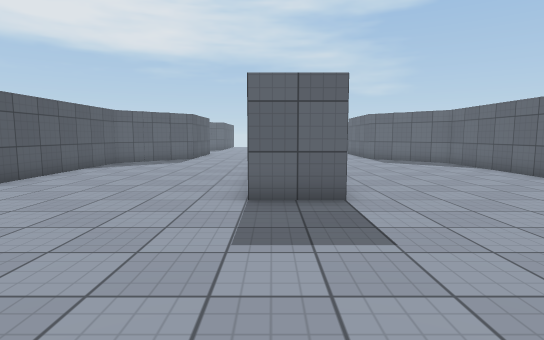
view 1 (above)

15 first-person views from a walk through a 3-D level made in the Unity game engine. The camera is 1.3 m above the floor, tilts 6° down and sees 80° across. The floor is counted in squares, 1 m on a side. Each view is taken from the middle of a square. On the plan, view 1 faces up. The plan holds only what a view shows up to about 14 squares ahead; the rest is blank. The place goes on beyond the plan. Surface patterns are stand-ins for the level's own textures.

view 2
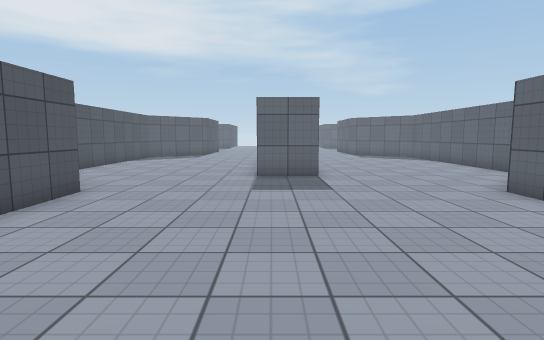

view 3
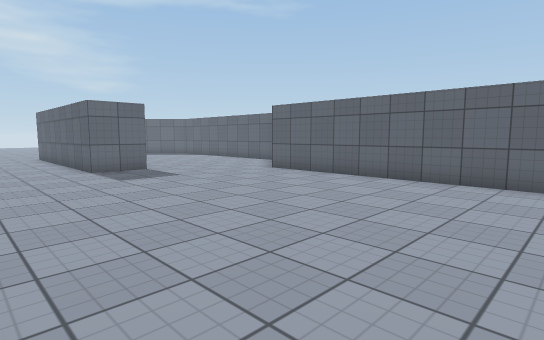

view 4
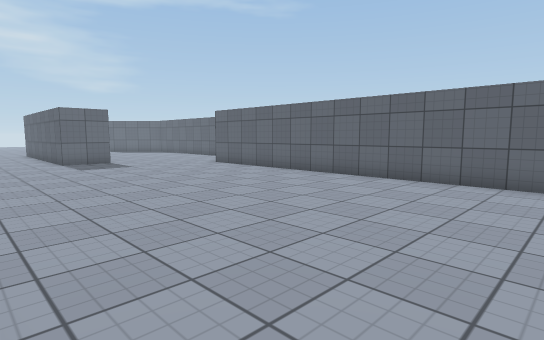

view 5
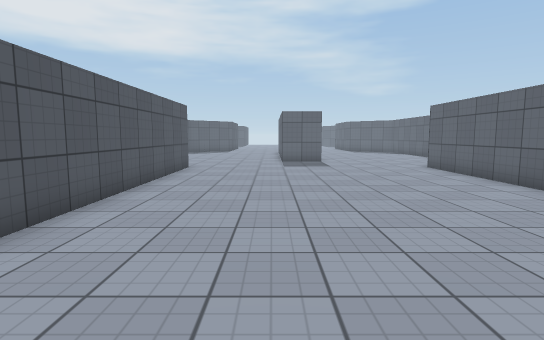

view 6
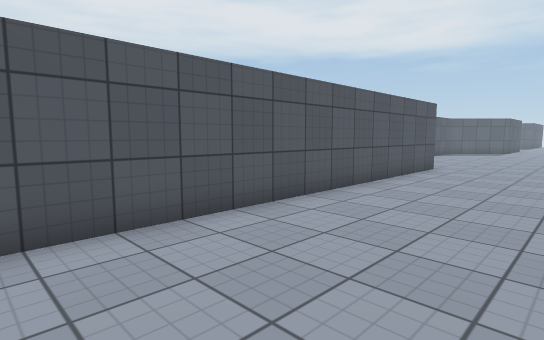

view 7
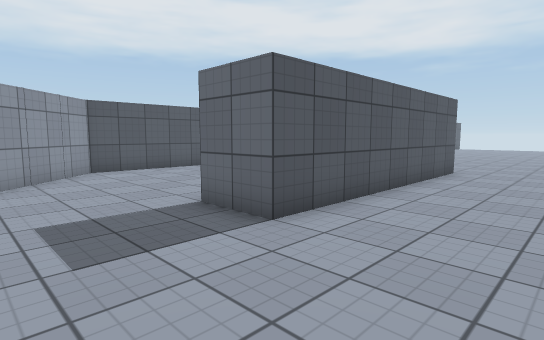

view 8
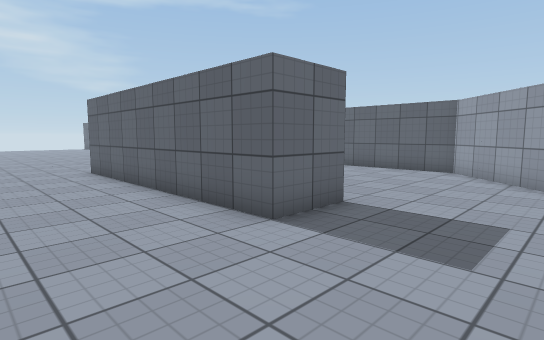

view 9
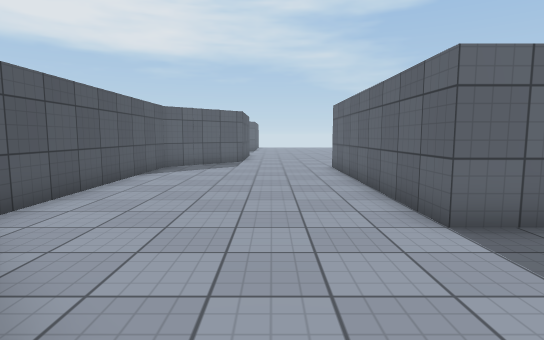

view 10
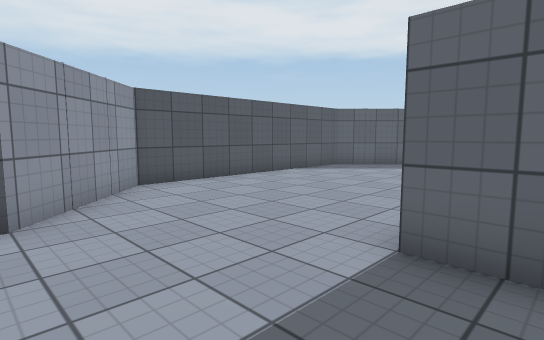

view 11
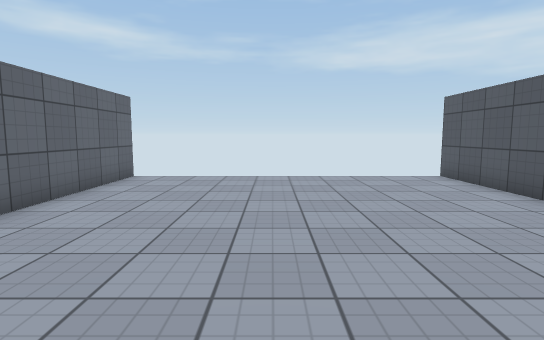

view 12
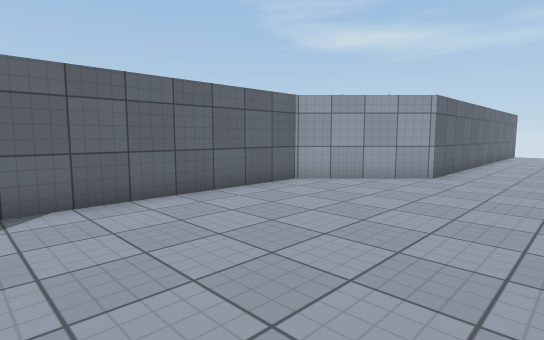

view 13
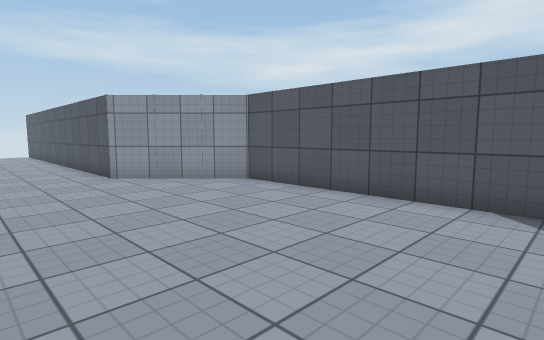

view 14
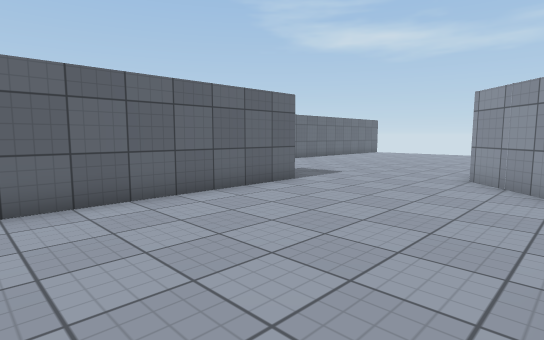

view 15
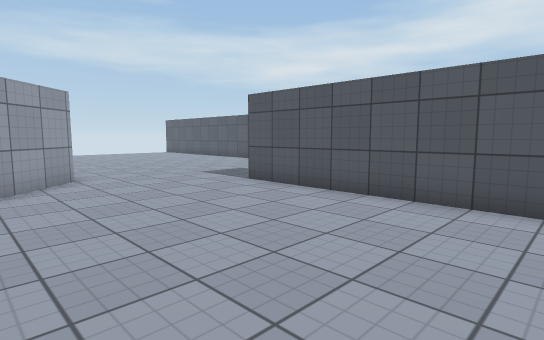

### Floor plan
Points are (right, up) in squares from view 1. A wall is a line through its corners. A room is listed if a view was taken in it or the views show most of it. See-through windows are left out.
Room 1 (views 1, 2, 3, 4, 5, 6, 7, 8, 9, 10, 11, 12, 13, 14, 15)
walls: (1.5, 14.5) (1.5, 6.5) (-0.5, 6.5) (-0.5, 14.5); (-7.5, 14.5) (-7.5, 6.5) (-4.5, 3.5) (-4.5, -10.5); (5.5, -10.5) (5.5, 3.5) (8.5, 6.5) (8.5, 14.1)

Positions as (right, up) in squares from view 1, and headings:
1: (0, 0), facing up
2: (0, -4), facing up
3: (-4, -6), facing up-right
4: (-4, -10), facing up-right
5: (-1, -10), facing up
6: (0, -10), facing up-left
7: (5, 3), facing up-left
8: (-4, 3), facing up-right
9: (-3, 2), facing up
10: (1, 3), facing up-left
11: (1, 0), facing down
12: (2, 14), facing down-right
13: (-1, 14), facing down-left
14: (-7, 14), facing down-right
15: (8, 14), facing down-left
